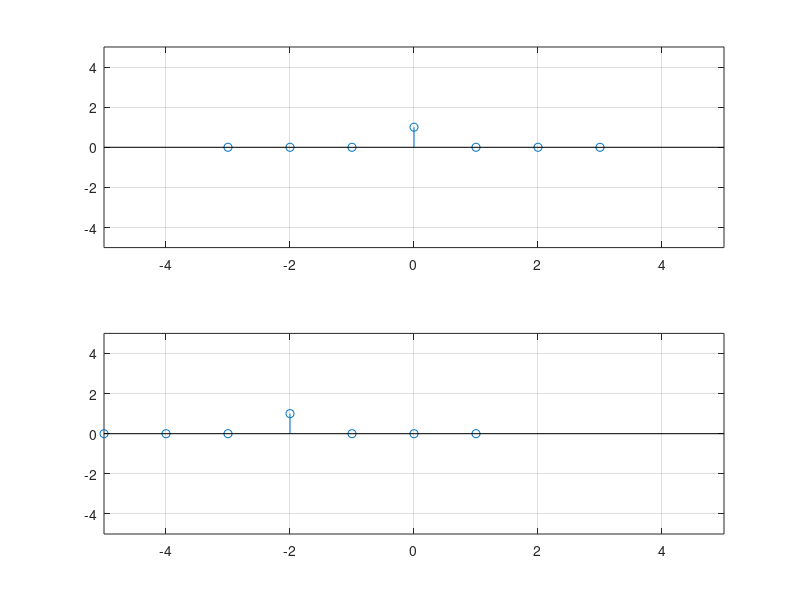

Here is the MATLAB script that generated this plot:
n= -3:3;
%y=[-2,-1,0,1,2,3,4];
y=[0,0,0,1,0,0,0];
subplot(2,1,1);
stem(n,y);
grid on;
axis([-5 5 -5 5]);
%x_n=n+3
x_n=n-2;
subplot(2,1,2);
stem(x_n,y);
grid on ;
axis([-5 5 -5 5]);